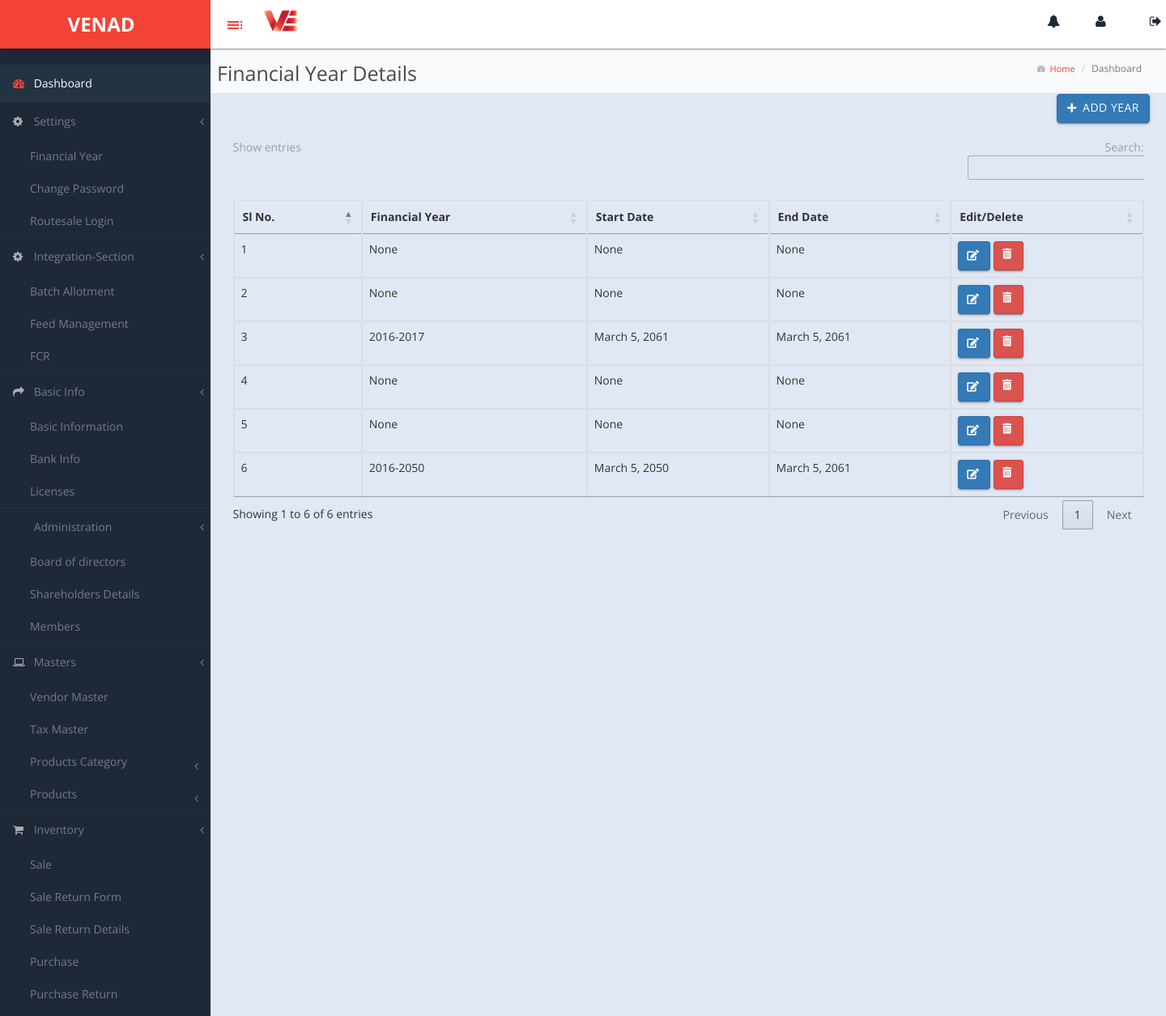
/finyr/, run on the app's committed database.
### venadApp/models.py (models this page shows)
class FinancialYear(models.Model):
    financial_year = models.CharField(max_length=9, null=True)  # Format: YYYY-YYYY
    start_date = models.DateField(null=True)
    end_date = models.DateField(null=True)

### venadApp/views.py (the view)
# urls.py: path("finyr/",views.financialyear,),
def financialyear(request):
    financial_years = FinancialYear.objects.all()  # Fetch all financial years
    context = {
        'financial_years': financial_years
    }
    return render(request, 'financialyear.html', context)

### templates/financialyear.html (shortened to what this page needs)
<!DOCTYPE html>
{% load static %}
<head>
    <link rel="stylesheet" href="https://cdn.datatables.net/1.11.5/css/jquery.dataTables.min.css">
    <link rel="stylesheet" href="https://cdnjs.cloudflare.com/ajax/libs/font-awesome/5.15.4/css/all.min.css">
</head>
<body>
{% include 'base.html' %}
<div id="page-wrapper">
    <div class="header">
        <div class="navbar2">
            <p class="financial-year">Financial Year Details</p>
            <ol class="breadcrumb">
                <li><i style="font-size: 10px; padding-top: 5px;" class="fa fa-tachometer"></i><a href="#"> &nbsp;&nbsp;Home</a></li>
                <li class="active">Dashboard</li>
            </ol>
        </div>
    </div>
    <div class="container mt-5 position-relative">
        <div class="add-button-container">
            <a href="/finyradd/" class="btn btn-primary btn-icon">
                <i class="fas fa-plus"></i> Add Year
            </a>
        </div>
        <div class="row">
            <div class="col-md-12">
                <div class="table-responsive">
                    <table class="table table-bordered" id="financialYearTable">
                        <thead>
                            <tr>
                                <th>Sl No.</th>
                                <th>Financial Year</th>
                                <th>Start Date</th>
                                <th>End Date</th>
                                <th>Edit/Delete</th>
                            </tr>
                        </thead>
                        <tbody>
                            {% for year in financial_years %}
                            <tr>
                                <td>{{ forloop.counter }}</td>
                                <td>{{ year.financial_year }} {% if year.is_active %}<span class="text-success">(Active Year)</span>{% endif %}</td>
                                <td>{{ year.start_date }}</td>
                                <td>{{ year.end_date }}</td>
                                <td>
                                    <form method="post">{% csrf_token %}
                                        <button formaction="/finedit/" class="btn btn-sm btn-primary btn-icon custom-edit-button">
                                            <i class="fas fa-edit"></i>
                                        </button>
                                        <a href="/delrow_f/{{ year.id }}" class="btn btn-sm btn-danger btn-icon custom-delete-button" onclick="return confirm('Do you want to delete this entry?');">
                                            <i class="fas fa-trash-alt"></i>
                                        </a>
                                    </form>
                                </td>
                            </tr>
                            {% endfor %}
                        </tbody>
                    </table>
                </div>
            </div>
        </div>
    </div>
</div>
</body>
</html>

### templates/base.html (shortened to what this page needs)
<!DOCTYPE html>
{% load static %}
<html xmlns="http://www.w3.org/1999/xhtml">
<head>
    <link rel="stylesheet" href="{% static 'materialize/css/materialize.min.css' %}" media="screen,projection" />
    <link href="{% static 'css/bootstrap.css' %}" rel="stylesheet" />
    <link href="{% static 'css/font-awesome.css' %}" rel="stylesheet" />
    <link href="{% static 'js/morris/morris-0.4.3.min.css' %}" rel="stylesheet" />
    <link href="{% static 'css/custom-styles.css' %}" rel="stylesheet" />
    <link rel="stylesheet" href="{% static 'js/Lightweight-Chart/cssCharts.css' %}">
</head>
<body>
        <nav class="navbar navbar-default top-navbar" role="navigation">
            <div class="navbar-header">
                <a class="navbar-brand waves-effect waves-dark" href="/dashboard/"><strong style="text-align: center;">&nbsp;&nbsp;&nbsp;&nbsp;&nbsp;&nbsp;&nbsp;&nbsp;&nbsp;&nbsp;&nbsp;VENAD</strong></a>
		<div id="sideNav" href="/dashboard/"><i class="material-icons dp48">toc</i></div>
            </div>
            <img src="{% static 'img/logo.jpg' %}" alt="Logo" width = "80" height = "50" >
            <ul class="nav navbar-top-links navbar-right">
				<li><a class="dropdown-button waves-effect waves-dark" href="#!" data-activates="dropdown2"><i class="fa fa-bell fa-fw"></i> </a></li>
                <li><a class="dropdown-button waves-effect waves-dark" href="#!" data-activates="dropdown1"><i class="fa fa-user fa-fw"></i> <b>{{ user.username }}</b></a></li>
                <li><a id="sign-out-link" class="waves-effect waves-dark" href="/"><i class="fa fa-sign-out fa-fw"></i></a></li>
            </ul>
        </nav>
        <nav class="navbar-default navbar-side" role="navigation">
            <div class="sidebar-collapse">
                <ul class="nav" id="main-menu">
                    <li>
                        <a class="active-menu waves-effect waves-dark" href="/dashboard/"><i class="fa fa-dashboard"></i> Dashboard</a>
                    </li>
                    <li>
                        <a  class="waves-effect waves-dark"><i class="fa fa-gear"></i> Settings <span class="fa arrow"></span></a>
                        <ul class="nav nav-second-level">
                            <li>
                                <a href="/financialyear/">Financial Year</a>
                            </li>
                            <li>
                                <a href="/changepassword/">Change Password</a>
                            </li>
                            <li>
                                <a href="/route/">Routesale Login</a>
                            </li>
                        </ul>
                    </li>
                    <li>
                        <a href="#" class="waves-effect waves-dark"><i class="fa fa-gear"></i> Integration-Section<span class="fa arrow"></span></a>
                        <ul class="nav nav-second-level">
                            <li>
                                <a href="#">Batch Allotment</a>
                            </li>
                            <li>
                                <a href="#">Feed Management</a>
                            </li>
                            <li>
                                <a href="#">FCR</a>
                            </li>
                        </ul>
                    </li>
                    <li>
                        <a href="#" class="waves-effect waves-dark"><i class="fa fa-share"></i> Basic Info<span class="fa arrow"></span></a>
                        <ul class="nav nav-second-level">
                            <li>
                                <a href="#">Basic Information</a>
                            </li>
                            <li>
                                <a href="#">Bank Info</a>
                            </li>
                            <li>
                                <a href="#">Licenses</a>
                            </li>
                        </ul>
                    </li>
                    <li>
                        <a href="#" class="waves-effect waves-dark"><i class="fa fa-university"></i> Administration<span class="fa arrow"></span></a>
                        <ul class="nav nav-second-level">
                            <li>
                                <a href="#">Board of directors</a>
                            </li>
                            <li>
                                <a href="#">Shareholders Details</a>
                            </li>
                            <li>
                                <a href="#">Members</a>
                            </li>
                        </ul>
                    </li>
                    <li>
                        <a href="#" class="waves-effect waves-dark"><i class="fa fa-laptop"></i> Masters<span class="fa arrow"></span></a>
                        <ul class="nav nav-second-level">
                            <li>
                                <a href="#">Vendor Master</a>
                            </li>
                            <li>
                                <a href="#">Tax Master</a>
                            </li>
                            <li>
                                <a href="#">Products Category<span class="fa arrow"></span></a>
                            </li>
                            <li>
                                <a href="#">Products<span class="fa arrow"></span></a>
                            </li>
                        </ul>
                    </li>
                    <li>
                        <a href="#" class="waves-effect waves-dark"><i class="fa fa-shopping-cart"></i> Inventory<span class="fa arrow"></span></a>
                        <ul class="nav nav-second-level">
                            <li>
                                <a href="#">Sale</a>
                            </li>
                            <li>
                                <a href="#">Sale Return Form</a>
                            </li>
                            <li>
                                <a href="#">Sale Return Details</a>
                            </li>
                            <li>
                                <a href="#">Purchase</a>
                            </li>
                            <li>
                                <a href="#">Purchase Return</a>
                            </li>
                            <li>
                                <a href="#">Stock Details</a>
                            </li>
                        </ul>
                    </li>
                </ul>
            </div>
        </nav>
</body>
</html>

### static/css/custom-styles.css (style rules this page uses)
body { font-family: 'Open Sans', sans-serif; background: #1F2837; }
#page-wrapper { padding: 15px 15px; min-height: 600px; background: #ececec; }
p { font-size: 14px; line-height:25px; }
.navbar-side { z-index: 0; }
.navbar-side .nav > li > a > i { color: rgba(255, 255, 255, 0.62);padding: 8px;width: 20px;text-align: center;font-size: 14px; }
.top-navbar { position: fixed;width: 100%;z-index: 300;-webkit-box-shadow: 0 3px 3px rgba(0, 0, 0, 0.05);-moz-box-shadow: 0 3px 3px rgba(0, 0, 0, 0.05);box-shadow: 0 3px 3px rgba(0, 0, 0, 0.05);box-shadow: 0 1px 3px 0 rgba(0,0,0,.2),0 1px 1px 0 rgba(0,0,0,.14),0 2px 1px -1px rgba(0,0,0,.12); }
.navbar-side { z-index: 2; position: fixed; width: 260px; top: 80px; box-shadow: none; }
#page-wrapper { position: relative; top: 55px; -moz-box-shadow: 0 0 10px #757575; }
.breadcrumb { padding: 10px 10px 10px 20px;margin-bottom: 0;list-style: none;border-radius: 0;background: transparent;line-height: 20px;font-size: 11px;margin-left: 14px; }
.top-navbar { margin:0px; }
.top-navbar .navbar-brand { color: #fff;width: 260px;text-align: left;height: 60px;font-size: 24px;font-weight: 700;line-height: 30px;background: #f44336; }
.top-navbar .nav > li { position: relative; display: inline-block; margin: 0px; padding: 0px; }
.top-navbar .nav > li > a { position: relative;display: block;padding: 17px;color: #484848;margin: 0px; }
.active-menu, .active-menu i { background-color: #233342 !important; color: #fff !important; }
.active-menu i { color: #f44336 !important; }
.arrow { float: right; margin-top: 8px; }
.fa.arrow:before { content: "\f104"; }
.nav-second-level li, .nav-third-level li { border-bottom: none !important; }
.nav-second-level li a { padding-left: 37px; }
.sidebar-collapse , .sidebar-collapse .nav { background:none; }
.sidebar-collapse .nav { padding:0; }
.sidebar-collapse .nav > li > a { color: rgba(255, 255, 255, 0.39); background:transparent; text-shadow:none; }
.sidebar-collapse > .nav > li > a { padding: 8px; font-size: 14px; }
.sidebar-collapse > .nav > li { border-bottom: 1px solid rgba(107, 108, 109, 0.08); }
.navbar-side { border:none; background: #1F2837; }
.top-navbar { background: #ffffff; border-bottom:none; }
.top-navbar .nav > li > a > i { margin-right: 0; }
.navbar-default { border: 0px solid #1f2837; }
.navbar-header { background: transparent; }
.nav > li > a > i { margin-right:10px; color: #1f2837; font-size: 16px; }
#sideNav { float: left; left: 0; z-index: 3; color: #f44336; cursor:pointer; border-radius: 0; width: 14px; font-size: 44px; line-height: 33px; margin: 7px 0 0 13px; background: #ffffff; width: 34px; height: 34px; text-align: center; line-height: 34px; padding-top: 5px; margin-top: 14px; border-radius: 50%; }
#page-wrapper { background: #e0e8f5; }
@media (min-width:768px) { #page-wrapper { margin: 0 0 0 260px; padding: 0; min-height: 1200px; } }
@media (min-width:768px) { .navbar-side { width: 260px; z-index: 1; } }
@media (min-width:768px) { .navbar { border-radius: 0px; } }
.header .breadcrumb:before { font-size: 11px; margin-right: 0px; color: #717171; display: none; }
.header .breadcrumb li a { font-size: 11px; font-size: 11px; text-decoration: none; color: #717171; text-decoration: none; color: #f44336; }

### templates/financialyear.html (style rules this page uses)
.btn-icon { display: flex; align-items: center; font-size: 0.8em; padding: 0.2rem 0.4rem; }
.btn-icon i { margin-right: 3px; }
.navbar2 { display: flex; justify-content: space-between; align-items: center; background-color: #f8f9fa; padding: 10px 20px; border-bottom: 1px solid #dee2e6; }
.financial-year, .current-date { margin: 0; }
.breadcrumb { margin: 0; padding: 0; background: none; }
.breadcrumb li { display: inline; font-size: 12px; }
.breadcrumb li a { text-decoration: none; }
.add-button-container { display: flex; justify-content: flex-end; margin-bottom: 20px; }

### templates/base.html (style rules this page uses)
.navbar2 { display: flex; align-items: center; padding-left: 8px; }
.financial-year { font-size: 25px; padding-top: 10px; color: rgb(73, 73, 73); margin-right: 20px; }

### data on the page
FinancialYear: financial_year "None", start_date "None", end_date "None"
FinancialYear: financial_year "None", start_date "None", end_date "None"
FinancialYear: financial_year "2016-2017", start_date "March 5, 2061", end_date "March 5, 2061"
FinancialYear: financial_year "None", start_date "None", end_date "None"
FinancialYear: financial_year "None", start_date "None", end_date "None"
FinancialYear: financial_year "2016-2050", start_date "March 5, 2050", end_date "March 5, 2061"
